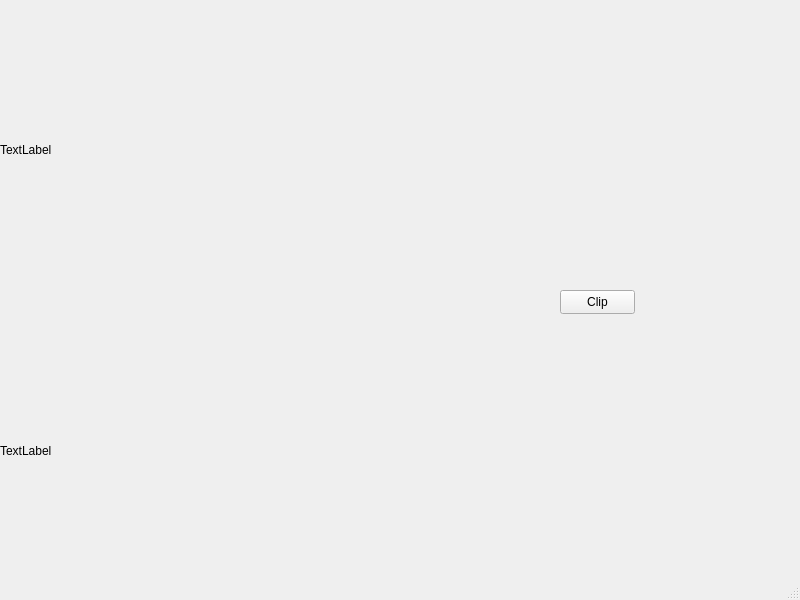
<?xml version="1.0" encoding="UTF-8"?>
<ui version="4.0">
 <class>MainWindow</class>
 <widget class="QMainWindow" name="MainWindow">
  <property name="geometry">
   <rect>
    <x>0</x>
    <y>0</y>
    <width>800</width>
    <height>600</height>
   </rect>
  </property>
  <property name="windowTitle">
   <string>MainWindow</string>
  </property>
  <widget class="QWidget" name="centralwidget">
   <widget class="QLabel" name="label">
    <property name="geometry">
     <rect>
      <x>0</x>
      <y>0</y>
      <width>300</width>
      <height>300</height>
     </rect>
    </property>
    <property name="text">
     <string>TextLabel</string>
    </property>
   </widget>
   <widget class="QLabel" name="label_2">
    <property name="geometry">
     <rect>
      <x>0</x>
      <y>301</y>
      <width>300</width>
      <height>300</height>
     </rect>
    </property>
    <property name="text">
     <string>TextLabel</string>
    </property>
   </widget>
   <widget class="QPushButton" name="pushButton">
    <property name="geometry">
     <rect>
      <x>560</x>
      <y>290</y>
      <width>75</width>
      <height>24</height>
     </rect>
    </property>
    <property name="text">
     <string>Clip</string>
    </property>
   </widget>
  </widget>
  <widget class="QMenuBar" name="menubar">
   <property name="geometry">
    <rect>
     <x>0</x>
     <y>0</y>
     <width>800</width>
     <height>22</height>
    </rect>
   </property>
  </widget>
  <widget class="QStatusBar" name="statusbar"/>
 </widget>
 <resources/>
 <connections/>
</ui>
